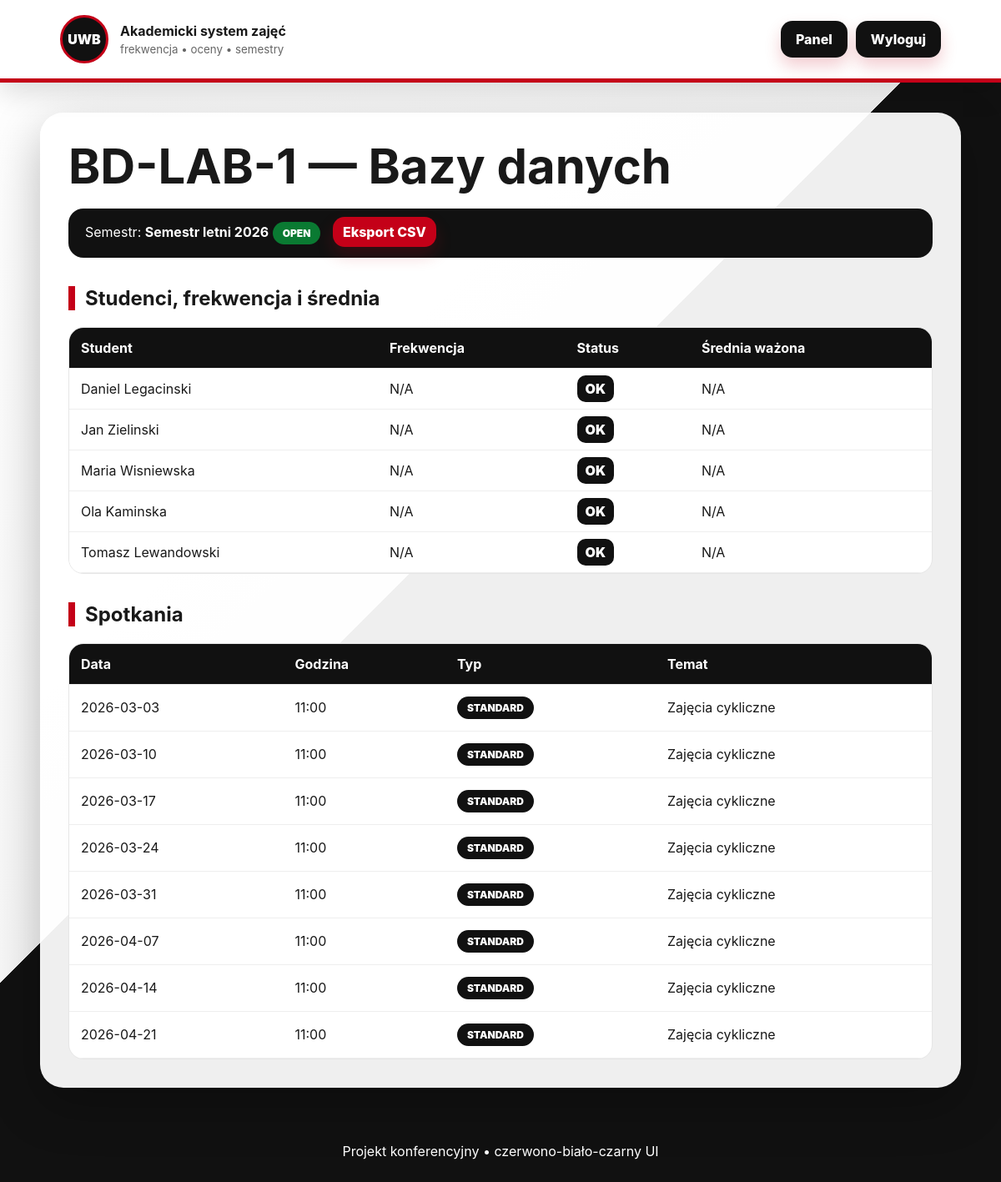
Page /group/2 (signed in) on the committed database.
### tables this page shows
CREATE TABLE groups (
        id INTEGER PRIMARY KEY AUTOINCREMENT,
        name TEXT NOT NULL,
        course_id INTEGER NOT NULL,
        semester_id INTEGER NOT NULL,
        FOREIGN KEY(course_id) REFERENCES courses(id),
        FOREIGN KEY(semester_id) REFERENCES semesters(id)
    );

CREATE TABLE courses (
        id INTEGER PRIMARY KEY AUTOINCREMENT,
        name TEXT NOT NULL,
        code TEXT NOT NULL
    );

CREATE TABLE semesters (
        id INTEGER PRIMARY KEY AUTOINCREMENT,
        name TEXT NOT NULL,
        status TEXT NOT NULL CHECK(status IN ('OPEN','CLOSED'))
    );

CREATE TABLE users (
        id INTEGER PRIMARY KEY AUTOINCREMENT,
        name TEXT NOT NULL,
        email TEXT UNIQUE NOT NULL,
        password_hash TEXT NOT NULL,
        role TEXT NOT NULL CHECK(role IN ('ADMINISTRATOR','PROWADZACY','STUDENT'))
    );

CREATE TABLE meetings (
        id INTEGER PRIMARY KEY AUTOINCREMENT,
        group_id INTEGER NOT NULL,
        meeting_date TEXT NOT NULL,
        start_time TEXT NOT NULL,
        duration_minutes INTEGER NOT NULL,
        type TEXT NOT NULL CHECK(type IN ('STANDARD','CANCELLED','RESCHEDULED','EXTRA')),
        topic TEXT,
        FOREIGN KEY(group_id) REFERENCES groups(id)
    );

### app.py (the view)
@app.route('/group/<int:group_id>')
@login_required
def group_detail(group_id):
    u=current_user(); con=db()
    if not check_group_access(con,group_id,u): con.close(); flash('Nie masz dostępu do tej grupy.', 'error'); return redirect(url_for('dashboard'))
    group=con.execute('SELECT g.*, c.name course, s.name semester, s.status FROM groups g JOIN courses c ON c.id=g.course_id JOIN semesters s ON s.id=g.semester_id WHERE g.id=?',(group_id,)).fetchone()
    students=con.execute('SELECT u.* FROM users u JOIN enrollments e ON e.student_id=u.id WHERE e.group_id=? ORDER BY u.name',(group_id,)).fetchall()
    meetings=con.execute('SELECT * FROM meetings WHERE group_id=? ORDER BY meeting_date,start_time',(group_id,)).fetchall()
    cats=con.execute('SELECT * FROM grade_categories WHERE group_id=?',(group_id,)).fetchall()
    data=[]
    for s in students:
        data.append({'student':s,'attendance':attendance_percent(con,s['id'],group_id),'risk': (attendance_percent(con,s['id'],group_id) is not None and attendance_percent(con,s['id'],group_id)<60 and len(meetings)>=3), 'avg':average_grade(con,s['id'],group_id)})
    con.close(); return render_template('group.html', group=group, students=data, meetings=meetings, cats=cats, grades=GRADE_VALUES)

### app.py (called while the page is built)
def db():
    con = sqlite3.connect(DB_PATH)
    con.row_factory = sqlite3.Row
    return con

def current_user():
    if 'user_id' not in session: return None
    con = db(); u = con.execute('SELECT * FROM users WHERE id=?', (session['user_id'],)).fetchone(); con.close(); return u

@app.context_processor
def inject(): return {'me': current_user()}

def login_required(fn):
    @wraps(fn)
    def wrapper(*a, **kw):
        if not current_user(): return redirect(url_for('login'))
        return fn(*a, **kw)
    return wrapper

def allowed_groups(con, user):
    if user['role']=='ADMINISTRATOR':
        return con.execute('SELECT g.*, c.name course, s.name semester, s.status FROM groups g JOIN courses c ON c.id=g.course_id JOIN semesters s ON s.id=g.semester_id ORDER BY g.id').fetchall()
    if user['role']=='PROWADZACY':
        return con.execute('SELECT g.*, c.name course, s.name semester, s.status FROM groups g JOIN teacher_groups tg ON tg.group_id=g.id JOIN courses c ON c.id=g.course_id JOIN semesters s ON s.id=g.semester_id WHERE tg.teacher_id=?', (user['id'],)).fetchall()
    return con.execute('SELECT g.*, c.name course, s.name semester, s.status FROM groups g JOIN enrollments e ON e.group_id=g.id JOIN courses c ON c.id=g.course_id JOIN semesters s ON s.id=g.semester_id WHERE e.student_id=?', (user['id'],)).fetchall()

def check_group_access(con, group_id, user):
    return any(g['id']==group_id for g in allowed_groups(con,user))

def attendance_percent(con, student_id, group_id):
    rows = con.execute('''SELECT a.status FROM attendance a JOIN meetings m ON m.id=a.meeting_id
                          WHERE a.student_id=? AND m.group_id=? AND m.type!='CANCELLED' ''', (student_id,group_id)).fetchall()
    denom = 0; points = 0.0
    for r in rows:
        if r['status']=='EXCUSED': continue
        denom += 1; points += ATTENDANCE_POINTS.get(r['status'],0)
    if denom == 0: return None
    return round(points / denom * 100, 2)

def average_grade(con, student_id, group_id):
    cats = con.execute('SELECT * FROM grade_categories WHERE group_id=?', (group_id,)).fetchall()
    total=0; weight_sum=0
    for c in cats:
        gr = con.execute('SELECT value FROM grades WHERE category_id=? AND student_id=?', (c['id'],student_id)).fetchone()
        if not gr: continue
        total += gr['value'] * c['weight_percent']; weight_sum += c['weight_percent']
    if weight_sum==0: return None
    return round(total / weight_sum, 2)

### templates/group.html (shortened to what this page needs)
{% extends 'base.html' %}{% block content %}<h1>{{group.name}} — {{group.course}}</h1><div class="profile">Semestr: <b>{{group.semester}}</b> <span class="badge {{group.status}}">{{group.status}}</span> <a class="button mini" href="{{url_for('export_csv',group_id=group.id)}}">Eksport CSV</a></div><h2>Studenci, frekwencja i średnia</h2><div class="table-wrap"><table><thead><tr><th>Student</th><th>Frekwencja</th><th>Status</th><th>Średnia ważona</th></tr></thead><tbody>{% for row in students %}<tr><td>{{row.student.name}}</td><td>{{row.attendance if row.attendance is not none else 'N/A'}}</td><td>{% if row.risk %}<span class="danger">AT_RISK</span>{% else %}<span class="ok">OK</span>{% endif %}</td><td>{{row.avg if row.avg is not none else 'N/A'}}</td></tr>{% endfor %}</tbody></table></div><h2>Spotkania</h2><div class="table-wrap"><table><thead><tr><th>Data</th><th>Godzina</th><th>Typ</th><th>Temat</th></tr></thead><tbody>{% for m in meetings %}<tr><td>{{m.meeting_date}}</td><td>{{m.start_time}}</td><td><span class="badge">{{m.type}}</span></td><td>{{m.topic}}</td></tr>{% endfor %}</tbody></table></div>{% endblock %}

### static/css/style.css (style rules this page uses)
:root { --red:#c40018;--dark:#121212;--soft:#f6f6f6;--line:#e6e6e6 }
* { box-sizing:border-box }
body { margin:0;font-family:Inter,Segoe UI,Arial,sans-serif;background:linear-gradient(135deg,#fff 0%,#f7f7f7 45%,#111 45%,#111 100%);min-height:100vh;color:#191919 }
nav a,.button,button { background:var(--red);color:#fff;border:0;border-radius:14px;padding:12px 18px;text-decoration:none;font-weight:800;cursor:pointer;box-shadow:0 10px 20px #c4001833 }
h1 { font-size:clamp(30px,5vw,58px);line-height:1.05;margin:0 0 18px }
h2 { border-left:8px solid var(--red);padding-left:12px;margin-top:34px }
.profile { background:#111;color:#fff;border-radius:18px;padding:16px 20px;margin:20px 0 }
.badge,.status { display:inline-block;border-radius:999px;background:#111;color:#fff;padding:6px 12px;font-size:12px;font-weight:900 }
.OPEN { background:#0a7a32 }
.mini { padding:8px 12px;margin-left:10px }
.table-wrap { overflow:auto;border-radius:18px;border:1px solid var(--line) }
table { width:100%;border-collapse:collapse;background:#fff }
th { background:#111;color:#fff;text-align:left }
th,td { padding:14px;border-bottom:1px solid #eee }
.ok { background:#111;color:white;padding:6px 10px;border-radius:10px;font-weight:900 }

### rows in the picture
groups: name "BD-LAB-1"
courses: course "Bazy danych"
semesters: semester "Semestr letni 2026", status "OPEN"
users: student.name "Daniel Legacinski"
users: student.name "Jan Zielinski"
users: student.name "Maria Wisniewska"
users: student.name "Ola Kaminska"
users: student.name "Tomasz Lewandowski"
meetings: meeting_date "2026-03-03", start_time "11:00", type "STANDARD", topic "Zajęcia cykliczne"
meetings: meeting_date "2026-03-10", start_time "11:00", type "STANDARD", topic "Zajęcia cykliczne"
meetings: meeting_date "2026-03-17", start_time "11:00", type "STANDARD", topic "Zajęcia cykliczne"
meetings: meeting_date "2026-03-24", start_time "11:00", type "STANDARD", topic "Zajęcia cykliczne"
meetings: meeting_date "2026-03-31", start_time "11:00", type "STANDARD", topic "Zajęcia cykliczne"
meetings: meeting_date "2026-04-07", start_time "11:00", type "STANDARD", topic "Zajęcia cykliczne"
meetings: meeting_date "2026-04-14", start_time "11:00", type "STANDARD", topic "Zajęcia cykliczne"
meetings: meeting_date "2026-04-21", start_time "11:00", type "STANDARD", topic "Zajęcia cykliczne"

### other values in the picture
{{ row.attendance if row.attendance is not none else 'N/A' }} "N/A" "N/A" "N/A" "N/A" "N/A"
{{ row.avg if row.avg is not none else 'N/A' }} "N/A" "N/A" "N/A" "N/A" "N/A"
